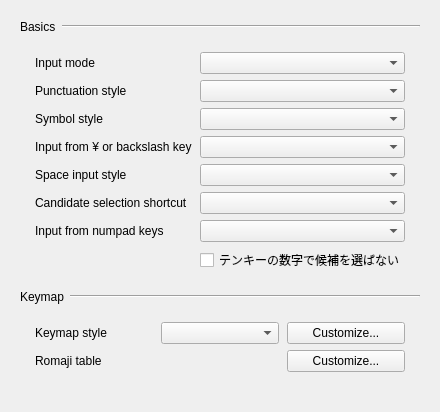
       <widget class="QWidget" name="basicTab">
        <attribute name="title">
         <string>General</string>
        </attribute>
        <layout class="QVBoxLayout" name="basicTabLayout">
         <property name="spacing">
          <number>0</number>
         </property>
         <item>
          <widget class="QFrame" name="basicsHeader">
           <property name="frameShape">
            <enum>QFrame::Shape::NoFrame</enum>
           </property>
           <layout class="QHBoxLayout" name="horizontalLayout">
            <property name="leftMargin">
             <number>9</number>
            </property>
            <property name="topMargin">
             <number>9</number>
            </property>
            <property name="rightMargin">
             <number>9</number>
            </property>
            <property name="bottomMargin">
             <number>9</number>
            </property>
            <property name="spacing">
             <number>6</number>
            </property>
            <item>
             <widget class="QLabel" name="basicsLabel">
              <property name="text">
               <string>Basics</string>
              </property>
             </widget>
            </item>
            <item>
             <widget class="Line" name="basicsLine">
              <property name="sizePolicy">
               <sizepolicy hsizetype="MinimumExpanding" vsizetype="Fixed">
                <horstretch>0</horstretch>
                <verstretch>0</verstretch>
               </sizepolicy>
              </property>
              <property name="orientation">
               <enum>Qt::Orientation::Horizontal</enum>
              </property>
             </widget>
            </item>
           </layout>
          </widget>
         </item>
         <item>
          <widget class="QFrame" name="basicsGroup">
           <property name="frameShape">
            <enum>QFrame::Shape::NoFrame</enum>
           </property>
           <layout class="QGridLayout" name="gridLayout">
            <property name="verticalSpacing">
             <number>6</number>
            </property>
            <property name="horizontalSpacing">
             <number>8</number>
            </property>
            <property name="leftMargin">
             <number>24</number>
            </property>
            <property name="topMargin">
             <number>9</number>
            </property>
            <property name="rightMargin">
             <number>24</number>
            </property>
            <property name="bottomMargin">
             <number>9</number>
            </property>
            <item row="0" column="1">
             <widget class="QComboBox" name="inputModeComboBox"/>
            </item>
            <item row="1" column="1">
             <widget class="QComboBox" name="punctuationsSettingComboBox"/>
            </item>
            <item row="2" column="1">
             <widget class="QComboBox" name="symbolsSettingComboBox">
              <property name="enabled">
               <bool>true</bool>
              </property>
             </widget>
            </item>
            <item row="4" column="1">
             <widget class="QComboBox" name="spaceCharacterFormComboBox">
              <property name="enabled">
               <bool>true</bool>
              </property>
             </widget>
            </item>
            <item row="0" column="0">
             <widget class="QLabel" name="inputModeLabel">
              <property name="text">
               <string>Input mode</string>
              </property>
             </widget>
            </item>
            <item row="1" column="0">
             <widget class="QLabel" name="PunctuationsSettingLabel">
              <property name="text">
               <string>Punctuation style</string>
              </property>
             </widget>
            </item>
            <item row="2" column="0">
             <widget class="QLabel" name="symbolsSettingLabel">
              <property name="text">
               <string>Symbol style</string>
              </property>
             </widget>
            </item>
            <item row="4" column="0">
             <widget class="QLabel" name="spaceInputSettingLabel">
              <property name="text">
               <string>Space input style</string>
              </property>
             </widget>
            </item>
            <item row="5" column="1">
             <widget class="QComboBox" name="selectionShortcutModeComboBox"/>
            </item>
            <item row="5" column="0">
             <widget class="QLabel" name="selectionShortcutModeLabel">
              <property name="text">
               <string>Candidate selection shortcut</string>
              </property>
             </widget>
            </item>
            <item row="6" column="0">
             <widget class="QLabel" name="numpadCharacterFormLabel">
              <property name="text">
               <string>Input from numpad keys</string>
              </property>
             </widget>
            </item>
            <item row="6" column="1">
             <widget class="QComboBox" name="numpadCharacterFormComboBox">
              <property name="minimumSize">
               <size>
                <width>150</width>
                <height>0</height>
               </size>
              </property>
             </widget>
            </item>
            <item row="7" column="1">
             <widget class="QCheckBox" name="ignoreNumpadCandidateShortcutCheckBox">
              <property name="toolTip">
               <string>候補一覧が出ているとき、テンキーの数字は候補の選択に使わず、数字として入力します（選んでいた候補で確定してから入力）。キーボード上の段の数字では、今まで通り候補を選べます。</string>
              </property>
              <property name="text">
               <string>テンキーの数字で候補を選ばない</string>
              </property>
             </widget>
            </item>
            <item row="3" column="0">
             <widget class="QLabel" name="yenSignLabel">
              <property name="text">
               <string>Input from ¥ or backslash key</string>
              </property>
             </widget>
            </item>
            <item row="3" column="1">
             <widget class="QComboBox" name="yenSignComboBox"/>
            </item>
           </layout>
          </widget>
         </item>
         <item>
          <widget class="QFrame" name="keymapHeader">
           <property name="frameShape">
            <enum>QFrame::Shape::NoFrame</enum>
           </property>
           <layout class="QHBoxLayout" name="horizontalLayout_11">
            <property name="leftMargin">
             <number>9</number>
            </property>
            <property name="topMargin">
             <number>9</number>
            </property>
            <property name="rightMargin">
             <number>9</number>
            </property>
            <property name="bottomMargin">
             <number>9</number>
            </property>
            <property name="spacing">
             <number>6</number>
            </property>
            <item>
             <widget class="QLabel" name="label_4">
              <property name="text">
               <string>Keymap</string>
              </property>
             </widget>
            </item>
            <item>
             <widget class="Line" name="line_3">
              <property name="sizePolicy">
               <sizepolicy hsizetype="MinimumExpanding" vsizetype="Fixed">
                <horstretch>0</horstretch>
                <verstretch>0</verstretch>
               </sizepolicy>
              </property>
              <property name="orientation">
               <enum>Qt::Orientation::Horizontal</enum>
              </property>
             </widget>
            </item>
           </layout>
          </widget>
         </item>
         <item>
          <widget class="QFrame" name="keymapGroup">
           <property name="frameShape">
            <enum>QFrame::Shape::NoFrame</enum>
           </property>
           <layout class="QGridLayout" name="gridLayout_2">
            <property name="verticalSpacing">
             <number>6</number>
            </property>
            <property name="horizontalSpacing">
             <number>8</number>
            </property>
            <property name="leftMargin">
             <number>24</number>
            </property>
            <property name="topMargin">
             <number>9</number>
            </property>
            <property name="rightMargin">
             <number>24</number>
            </property>
            <property name="bottomMargin">
             <number>9</number>
            </property>
            <item row="0" column="1">
             <widget class="QComboBox" name="keymapSettingComboBox"/>
            </item>
            <item row="0" column="0">
             <widget class="QLabel" name="keymapSettingLabel">
              <property name="text">
               <string>Keymap style</string>
              </property>
             </widget>
            </item>
            <item row="0" column="2">
             <widget class="QPushButton" name="editKeymapButton">
              <property name="sizePolicy">
               <sizepolicy hsizetype="Preferred" vsizetype="Fixed">
                <horstretch>0</horstretch>
                <verstretch>0</verstretch>
               </sizepolicy>
              </property>
              <property name="text">
               <string>Customize...</string>
              </property>
             </widget>
            </item>
            <item row="1" column="2">
             <widget class="QPushButton" name="editRomanTableButton">
              <property name="text">
               <string>Customize...</string>
              </property>
             </widget>
            </item>
            <item row="1" column="0">
             <widget class="QLabel" name="label_11">
              <property name="text">
               <string>Romaji table</string>
              </property>
             </widget>
            </item>
           </layout>
          </widget>
         </item>
         <item>
          <spacer name="basicTabBottomSpacer">
           <property name="orientation">
            <enum>Qt::Orientation::Vertical</enum>
           </property>
           <property name="sizeHint" stdset="0">
            <size>
             <width>20</width>
             <height>20</height>
            </size>
           </property>
          </spacer>
         </item>
        </layout>
       </widget>
